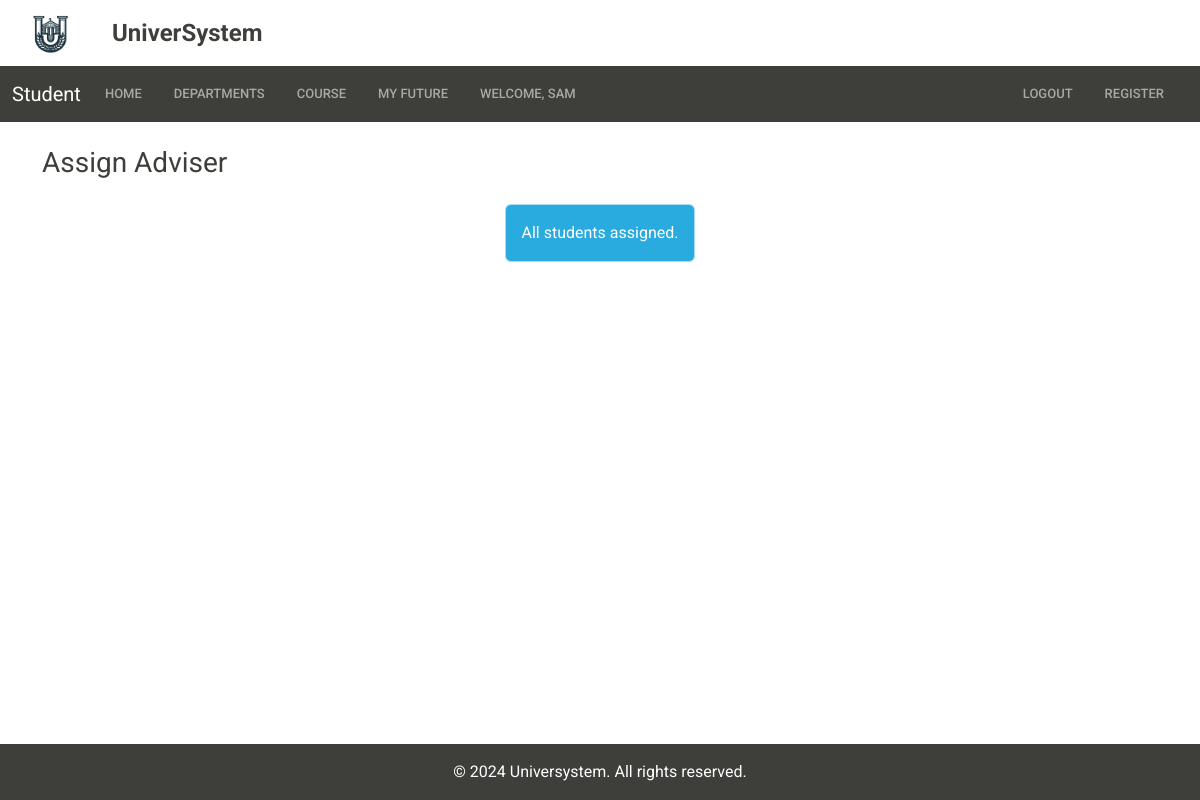
/assign_adviser/ (signed in), run on an earlier commit of the app's database.
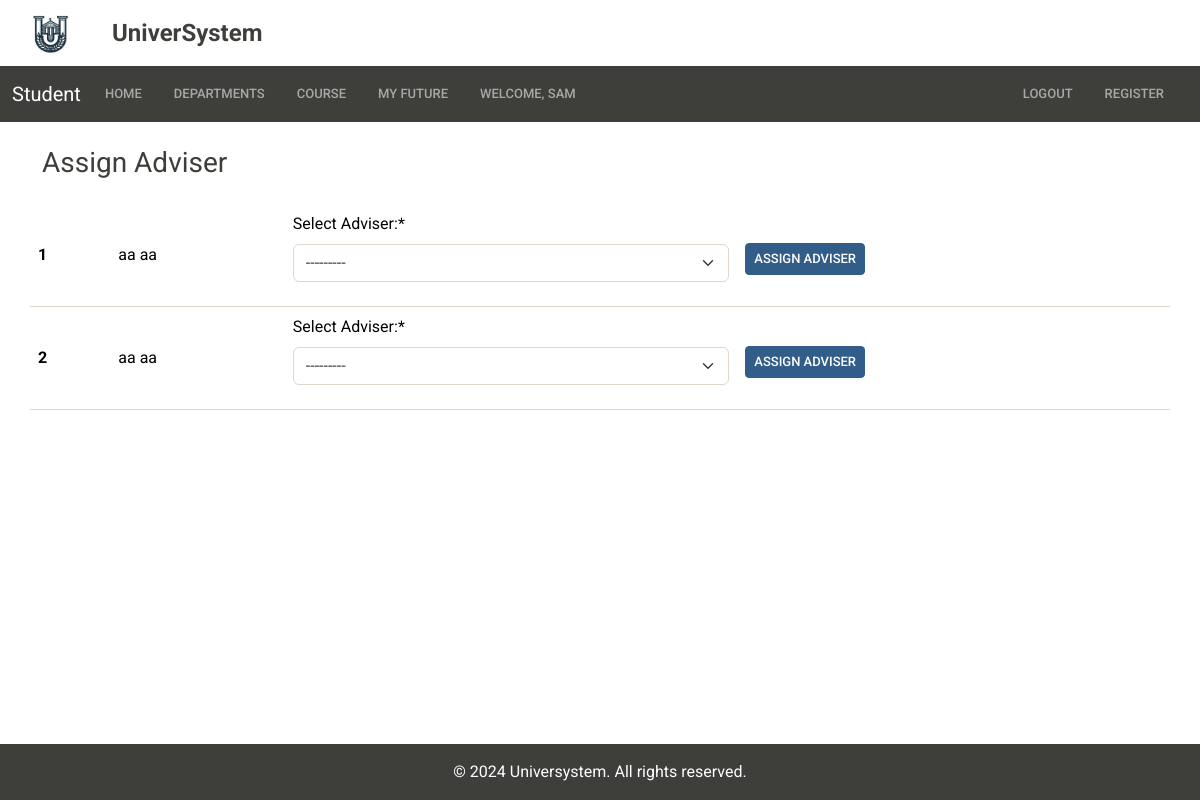
And on a later commit of the database.
### accountapp/models.py (models this page shows, shortened)
class CustomUser(AbstractUser):
    STATUS = (
        ('Teacher', 'Teacher'),
        ('Student', 'Student'),
        ('Admin', 'Admin'),
    )
    status = models.CharField(
        max_length=100, choices=STATUS, default='Student',)

class Student(models.Model):
    user = models.OneToOneField(CustomUser, on_delete=models.CASCADE)
    department = models.ForeignKey(
        Department, on_delete=models.CASCADE, blank=True, null=True)
    acts = models.IntegerField(default=0)
    lessons = models.ManyToManyField(Lesson, blank=True,
                                     through='StudentLesson')
    department_request = models.BooleanField(default=False)
    adviser = models.ForeignKey(
        'Teacher', on_delete=models.CASCADE, blank=True, null=True)
    is_submitted = models.BooleanField(default=False)
    profile_photo = models.ImageField(
        upload_to='photos/', default='photos/default-profile-photo.jpg'
    )
    def __str__(self):
        return f'{self.user.first_name} {self.user.last_name}'

### adminapp/views.py (the view, shortened to what this page needs)
# urls.py: path('assign_adviser/', AssignAdviser.as_view(),
class AssignAdviser(LoginRequiredMixin, View):
    def get(self, request):
        students_wo_adviser = Student.objects.filter(adviser=None)
        form = AssignAdviserForm()
        teachers = Teacher.objects.all()
        context = {
            'students_wo_adviser': students_wo_adviser,
            'form': form,
            'teacher': teachers,
        }
        return render(
            request,
            "adminapp/assign_adviser.html",
            context
        )

### adminapp/forms.py
class AssignAdviserForm(forms.ModelForm):
    class Meta:
        model = Student
        fields = ['adviser',]
        widget = {
            'adviser': forms.Select,
        }
        labels = {
            'adviser': 'Select Adviser:',
        }
    def __init__(self, *args, **kwargs):
        super().__init__(*args, **kwargs)
        self.fields['adviser'].queryset = \
            Teacher.objects.all()
        self.fields['adviser'].required = True

### accountapp/models.py (called while the page is built)
    def __str__(self):
        return f'{self.user.first_name} {self.user.last_name}'

### adminapp/templates/adminapp/assign_adviser.html (shortened to what this page needs)
{% extends "base.html" %} {% load static %} {% load crispy_forms_tags %} {% block title %}Assign Adviser{% endblock title %}  {% block content %}
<div class="container">
  <div class="row">
    <h3 class="mt-4 mb-4">Assign Adviser</h3>
    {% if not students_wo_adviser %}
    <div class="d-flex justify-content-center">
      <div class="alert alert-info" role="alert">All students assigned.</div>
    </div>
    {% else %}
    <table class="table">
      <tbody>
        {% for student in students_wo_adviser %}
        <form method="POST" action="{% url 'assign_adviser' %}">
          <tr>
            <th scope="row" class="tablerow">{{ forloop.counter }}</th>
            <td class="tablerow">{{ student }}</td>
            <td class="tablerow">{{ form|crispy }}</td>
            <td class="tablerow button">
              <button
                type="submit"
                class="btn btn-primary btn-sm mt-2"
                onclick="return confirm('Are you sure you want to assign adviser to {{student.user.first_name|title}} {{student.user.last_name|title}}?')"
              >
                Assign Adviser
              </button>
            </td>
          </tr>
        </form>
        {% endfor %}
      </tbody>
    </table>
    {% endif %}
  </div>
</div>
{% endblock content %}

### templates/base.html (shortened to what this page needs)
<!DOCTYPE html>
<html lang="en">
  <head>
    <link href="https://bootswatch.com/5/sandstone/bootstrap.min.css" rel="stylesheet" type="text/css" />
  </head>
  <body>
    {% include 'partials/_toppart.html' %}
    {% include 'partials/_navbar.html' %}
    {% block content %} {% endblock content%}
    <br />
    <br />
    <br />
    {% include 'partials/_footer.html' %}
  </body>
</html>

### templates/partials/_toppart.html
{% load static %}
<div class="container-fluid py-2">
  <div class="row">
    <div class="col-md-1 d-flex">
      <a href="{% url 'index' %}" class="mx-auto">
        <img
          src="{% static 'baseapp/img/logo.png' %}"
          alt="UniverSystem"
          class="img-fluid"
          style="width: 50px; height: auto"
        />
      </a>
    </div>
    <div class="col-md-11 d-flex align-items-center mt-2">
      <h4><strong>UniverSystem</strong></h4>
    </div>
  </div>
</div>

### templates/partials/_navbar.html (shortened to what this page needs)
<nav class="navbar navbar-expand-lg bg-dark" data-bs-theme="dark">
  <div class="container-fluid">
    {% if user.status == "Teacher" %}
    <a class="navbar-brand">Teacher</a>
    {% elif user.status == "Student" %}
    <a class="navbar-brand">Student</a>
    {% elif user.status == 'Admin' %}
    <a class="navbar-brand">Admin</a>
    {% endif %}
    <div class="collapse navbar-collapse" id="navbarColor01">
      <ul class="navbar-nav me-3">
        <li class="nav-item">
          <a class="nav-link me-3" href="{% url 'index' %}">Home</a>
        </li>
        <li class="nav-item me-3">
          <a class="nav-link" href="{% url 'department' %}">Departments</a>
        </li>
        {% if user.status == "Teacher" %}
        <li class="nav-item dropdown">
          <a
            class="nav-link dropdown-toggle me-3"
            href="#"
            role="button"
            data-bs-toggle="dropdown"
            aria-expanded="false"
          >
            Courses
          </a>
          <ul class="dropdown-menu">
            {% for lesson in user.teacher.lessons.all %}
            <li><a class="dropdown-item" href="{% url 'teacher_grading' slug=lesson.slug %}">{{ lesson.title }}</a></li>
            {% endfor %}
          </ul>
        </li>
        <li class="nav-item dropdown">
          <a class="nav-link dropdown-toggle me-3" href="#" role="button" data-bs-toggle="dropdown" aria-expanded="false">
            Student
          </a>
          <ul class="dropdown-menu">
            <li><a class="dropdown-item" href="{% url 'message' %}">Messages</a></li>
            <li><a class="dropdown-item" href="{% url 'course_approval' %}">Course Approval</a></li>
          </ul>
        </li>
        {% elif user.status == "Student" %}
        <li class="nav-item me-3">
          {% if user.student.is_submitted %}
          <a class="nav-link" href="{% url 'selected_lessons' %}">Course</a>
          {% else %}
          <a class="nav-link" href="{% url 'lesson_selection' %}">Course</a>
          {% endif %}
        </li>
        <li class="nav-item me-3">
          <a class="nav-link" href="{% url 'student_future' %}">My Future</a>
        </li>
        {% endif %} {% if not user.status == 'Admin' %}
        <li class="nav-item">
          <a class="nav-link">Welcome, {{ user.first_name|title }}</a>
        </li>
        {% endif %}
      </ul>
      <ul class="navbar-nav ms-auto">
        <li class="nav-item me-3">
          <a class="nav-link" href="{% url 'logout' %}">Logout</a>
        </li>
        {% if user.status == 'Student' %}
        <li class="nav-item me-3">
          <a class="nav-link" href="{% url 'register' %}">Register</a>
        </li>
        {% endif %}
      </ul>
    </div>
  </div>
</nav>

### templates/partials/_footer.html
<footer class="footer bg-dark text-white text-center mt-auto">
  <div class="container">
    <span>© 2024 Universystem. All rights reserved.</span>
  </div>
</footer>

### templates/base.html (style rules this page uses)
body { display: flex; flex-direction: column; min-height: 100vh; margin: 0; }
.footer { flex-shrink: 0; background-color: #2c3e50; padding: 1rem 0; text-align: center; }

### adminapp/templates/adminapp/assign_adviser.html (style rules this page uses)
.tablerow { vertical-align: middle; }

What changed in the data, as far as the page shows it:
added Student: user.last_name "aa aa"
added Student: user.last_name "aa aa"
Also different on the page:
text no longer shown: "All students assigned."
